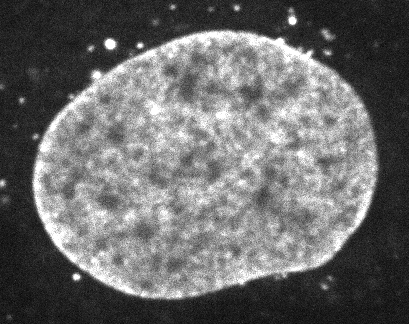
#> input picture frame 0 of data/microscopes/dna/5.avi, 409 x 324 px, given in place of the camera
$ python compute_optical_flow_hs_farneback.py
#> lines starting #> are read from the running program, lines starting #| are printed output that depends on the picture; after the words box and inside, x2 and y2 are one past the last pixel; in counts of white or black regions, pixels touching at a corner belong together
from pickletools import pylist
import cv2
import numpy as np
import argparse
import time
from sys import stdout
import matplotlib.pyplot as plt

from time import sleep


####################################################################################################
# @parse_command_line_arguments
####################################################################################################
def parse_command_line_arguments():

    # add all the options
    description = 'This application takes an input sequence and computes the intensity profile '
    'along the entire sequence'
    parser = argparse.ArgumentParser(description=description)

    arg_help = 'Input sequence'
    parser.add_argument('--input-sequence', '-i', action='store', help=arg_help)

    arg_help = 'Output directory, where the final results/artefacts will be stored'
    parser.add_argument('--output-directory', '-o', action='store', help=arg_help)

    # Parse the arguments
    return parser.parse_args()


####################################################################################################
# @get_frame
####################################################################################################
def get_frame(video_capture, frame_number):

    # Set the video to the specific frame
#> called with frame_number = 0
    video_capture.set(cv2.CAP_PROP_POS_FRAMES, frame_number)

    # Check if the video has frames or not and get a list
    has_frame, frame = video_capture.read()
#> frame is the input picture: shape (324, 409, 3); min 0, max 255, mean 106.7

    if has_frame:
        return frame
    else:
        print('Frame [%d] does not exist, NOT grabbed!' % frame_number)
        exit(0)

# [28 lines left out: function plot_quiver, not called in this run]


def compute_trajectory(x0, y0, Us, Vs, pixel_size=1):

    x_current = x0
    y_current = y0

    trajectory = list()

    # Get the current pixel
    for t in range(len(Us)):

        dx = Us[t][x_current, y_current]
        dy = Vs[t][x_current, y_current]

        x_new = x_current + dx
        y_new = y_current + dy


        #print(x_current, y_current)


        x_pixel_new = int(x_new)
        y_pixel_new = int(y_new)

        #print(dx, dy)
        #print('----')
        #sleep(1)


        # Add the x_pixel and y_pixel to the list
        trajectory.append([x_pixel_new, y_pixel_new])

        x_current = x_pixel_new
        y_current = y_pixel_new

    #print(trajectory)

    return trajectory

from PIL import Image


# [24 lines left out: function verify_flow_frame, not called in this run]

####################################################################################################
# @compute_optical_flow_franeback
####################################################################################################
def compute_optical_flow_franeback(args):

    # Read the video anc create the VideoCapture object
    video_capture = cv2.VideoCapture(args.input_sequence)

    # Get the number of frames in the video
    number_frames = int(video_capture.get(cv2.CAP_PROP_FRAME_COUNT))

    # Get the first frame and compute its gray scale
    frame_0 = get_frame(video_capture=video_capture, frame_number=0)

    # Creates an image filled with zero intensities with the same dimensions as the frame
    mask = np.zeros_like(frame_0)


    # Sets image saturation to maximum
    mask[..., 1] = 255

    frame_0 = cv2.cvtColor(frame_0, cv2.COLOR_BGR2GRAY)

    im_pil = Image.fromarray(frame_0)


    u_arrays = list()
    v_arrays = list()

    # Process the sequence, frame[i] and frame[i + 1]
    for i in range(1, number_frames - 1):

        stdout.write('OF Frames [%d - %d] \n' % (i, i + 1))
        stdout.flush()

        # Get the second frame and compute its gray scale
        frame_1 = get_frame(video_capture=video_capture, frame_number=i)
        frame_1 = cv2.cvtColor(frame_1, cv2.COLOR_BGR2GRAY)

        # [7 lines of commented-out code are left out]
        flow = cv2.calcOpticalFlowFarneback(
            frame_0, frame_1, None, 0.5, 3, 15, 3, 5, 1.2, 0)

        U = flow[:,:,0]
        V = flow[:, :, 1]

        u_arrays.append(U)
        v_arrays.append(V)


        #verify_flow_frame(frame_0, frame_1, U, V)


        frame_0 = frame_1
#> this loop made 2 passes
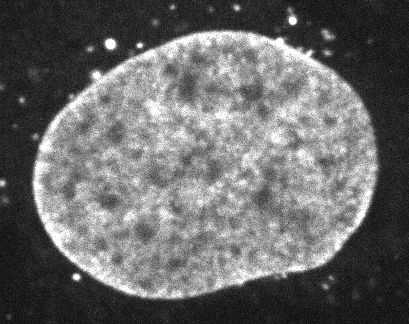
#> input picture frame 1 of data/microscopes/dna/5.avi, 409 x 324 px, given in place of the camera
#> pass 1, in compute_optical_flow_franeback, `U = flow[:,:,0]`:
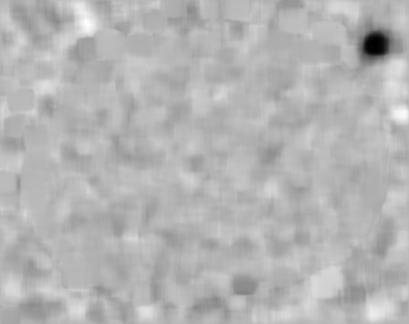
#> U: shape (324, 409) float32; min -6.26, max 2.51, mean -0.0463; drawn with min black and max white
#> pass 1, in compute_optical_flow_franeback, `V = flow[:, :, 1]`:
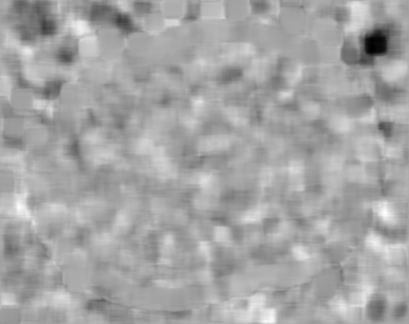
#> V: shape (324, 409) float32; min -3.36, max 1.77, mean -0.0376; drawn with min black and max white
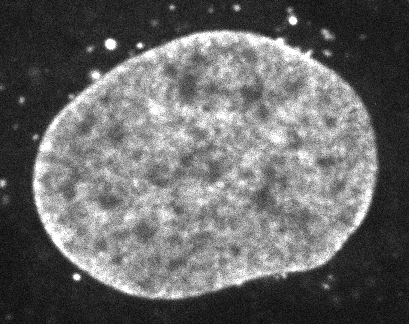
#> input picture frame 2 of data/microscopes/dna/5.avi, 409 x 324 px, given in place of the camera
#> after the loop, u_arrays = 2 items; v_arrays = 2 items


    print('computing trajectories')

    trajectories = list()
    for ii in range(frame_0.shape[0]):
        print(ii, frame_0.shape[0])
        for jj in range(frame_0.shape[1]):
            if frame_0[ii, jj] > 10:
                trajectories.append(compute_trajectory(ii, jj, u_arrays, v_arrays))

    import random

    print('sampling')
    trajectories =random.sample(trajectories, 25)


    xrgb = im_pil.convert("RGB")
    xnp = np.array(xrgb)


    for i, traj in enumerate(trajectories):
        print(i, len(trajectories))

        r = random.randint(0, 255)
        g = random.randint(0, 255)
        b = random.randint(0, 255)

        cv2.circle(xnp, (traj[0][1], traj[0][0]), 2, (r,g,b), 2)

        for kk in range(len(traj) - 1):

            y0 = traj[kk][0]
            x0 = traj[kk][1]

            y1 = traj[kk + 1][0]
            x1 = traj[kk + 1][1]


            cv2.line(xnp, (x0,y0), (x1,y1), (r,g,b), 1)
#> this loop made 25 passes
#> traj on passes 1 to 12: [[246, 399], [244, 397]], [[269, 257], [268, 256]], [[25, 393], [24, 392]], [[165, 403], [165, 403]], [[311, 253], [311, 252]], [[259, 244], [258, 243]], [[193, 182], [193, 181]], [[304, 246], [304, 245]], [[229, 218], [228, 217]], [[139, 18], [138, 18]], [[323, 283], [323, 282]], [[88, 120], [88, 120]]
#| 0 25
#| 1 25
#| 2 25
#| 3 25
#| 4 25
#| 5 25
#| 6 25
#| 7 25
#> (further printed lines are left out)
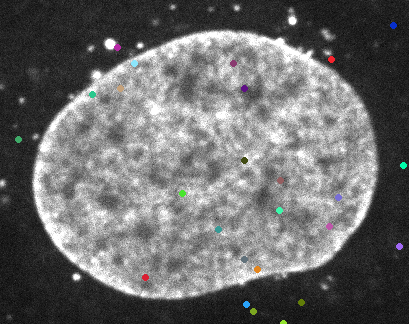
#> xnp: shape (324, 409, 3); 0.69% of pixels changed, all inside (x1, y1, x2, y2) = (15, 22, 407, 324)

    cv2.imwrite('trajectory.png', xnp)
    '''
        # [8 lines of commented-out code are left out]
        magnitude, angle = cv2.cartToPolar(flow[..., 0], flow[..., 1])

        # Sets image hue according to the optical flow direction
        mask[..., 0] = angle * 180 / np.pi / 2

        # Sets image value according to the optical flow magnitude (normalized)
        mask[..., 2] = cv2.normalize(magnitude, None, 0, 255, cv2.NORM_MINMAX)

        # Converts HSV to RGB (BGR) color representation
        rgb = cv2.cvtColor(mask, cv2.COLOR_HSV2BGR)

        cv2.imshow('Dense Optical Flow', rgb)
        k = cv2.waitKey(100) & 0xff

        frame_0 = frame_1.copy()

    # Free up resources and closes all windows
    video_capture.release()
    cv2.destroyAllWindows()
    '''

####################################################################################################
# @Main
####################################################################################################
if __name__ == "__main__":

    # Parse the command line arguments
    args = parse_command_line_arguments()

    # Compute the intensity profile
    compute_optical_flow_franeback(args)
